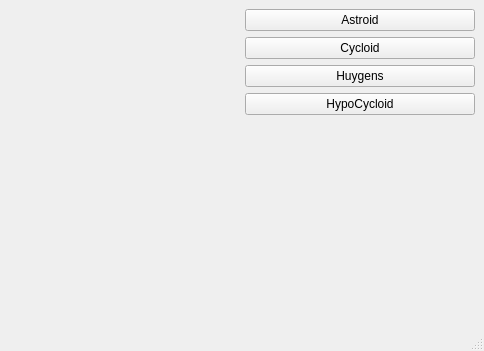
<?xml version="1.0" encoding="UTF-8"?>
<ui version="4.0">
 <class>MainWindow</class>
 <widget class="QMainWindow" name="MainWindow">
  <property name="geometry">
   <rect>
    <x>0</x>
    <y>0</y>
    <width>484</width>
    <height>351</height>
   </rect>
  </property>
  <property name="windowTitle">
   <string>MainWindow</string>
  </property>
  <widget class="QWidget" name="centralwidget">
   <layout class="QGridLayout" name="gridLayout">
    <item row="0" column="0" rowspan="5">
     <widget class="RenderArea" name="renderArea" native="true"/>
    </item>
    <item row="0" column="1">
     <widget class="QPushButton" name="btnAstroid">
      <property name="text">
       <string>Astroid</string>
      </property>
     </widget>
    </item>
    <item row="1" column="1">
     <widget class="QPushButton" name="btncycloid">
      <property name="text">
       <string>Cycloid</string>
      </property>
     </widget>
    </item>
    <item row="2" column="1">
     <widget class="QPushButton" name="btnHuygens">
      <property name="text">
       <string>Huygens</string>
      </property>
     </widget>
    </item>
    <item row="3" column="1">
     <widget class="QPushButton" name="btnHypo">
      <property name="text">
       <string>HypoCycloid</string>
      </property>
     </widget>
    </item>
    <item row="4" column="1">
     <spacer name="verticalSpacer">
      <property name="orientation">
       <enum>Qt::Vertical</enum>
      </property>
      <property name="sizeHint" stdset="0">
       <size>
        <width>20</width>
        <height>194</height>
       </size>
      </property>
     </spacer>
    </item>
   </layout>
  </widget>
  <widget class="QStatusBar" name="statusbar"/>
 </widget>
 <customwidgets>
  <customwidget>
   <class>RenderArea</class>
   <extends>QWidget</extends>
   <header>renderarea.h</header>
   <container>1</container>
  </customwidget>
 </customwidgets>
 <resources/>
 <connections/>
</ui>
